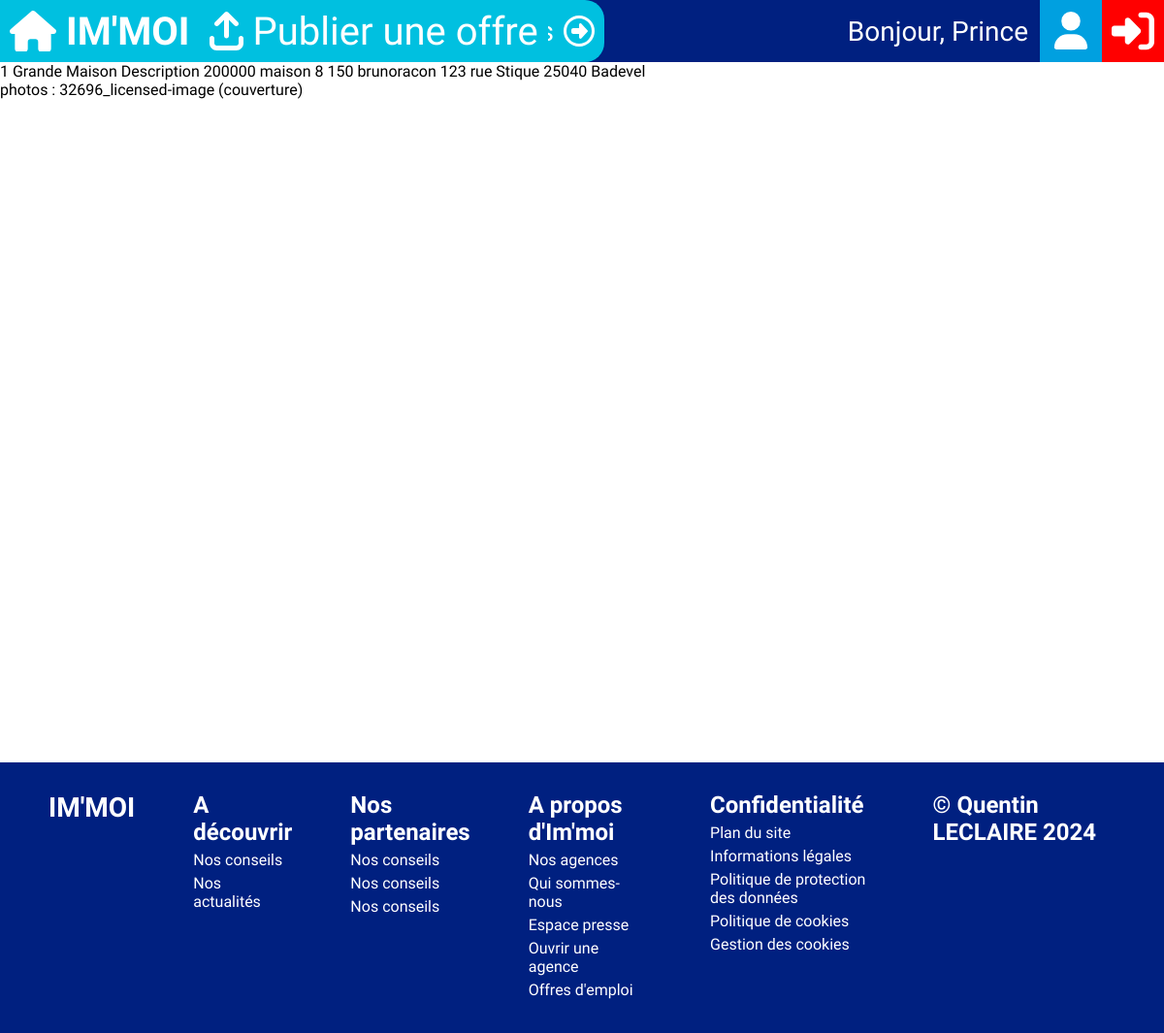
/offres/1 (signed in), run on the app's committed database.
### tables this page shows
CREATE TABLE bien(
idBien int(11) NOT NULL,
nom varchar(32) NOT NULL,
description text,
prixLocation float,
prixVente float,
categorie varchar(20),
nbPieces int,
nbEtages int,
surface int NOT NULL,
numAppart int,
idUtilisateur int(11) NOT NULL,
idAdresse int(11) NOT NULL
);

CREATE TABLE utilisateur(
idUtilisateur int(11) NOT NULL,
username varchar(32) NOT NULL,
password varchar(64) NOT NULL,
nom varchar(40),
prenom varchar(40),
telephone varchar(20),
email varchar(80) NOT NULL,
idAdresse int(11),
estAgent boolean,
agence int(11)
);

CREATE TABLE adresse (
idAdresse int(11) NOT NULL,
nomVoie text NOT NULL,
zipcode varchar(10) NOT NULL,
localite varchar(45) NOT NULL
);

CREATE TABLE photo (
idPhoto int(11) NOT NULL,
nom varchar(128) NOT NULL,
couverture boolean,
idBien int(11) NOT NULL
);

### Models/managers/BienManager.php (called while the page is built, shortened)
<?php
require_once "Models/data/Bien.class.php";
require_once "Models/Model.class.php";
class BienManager extends BDConnexion{
    private $bienlist;
    public function ajoutBien($bien){
        $this->bienlist[] = $bien;
    }
    public function chargementBienlist(){
        $req = $this->getBDD()->prepare('SELECT * FROM bien');
        $req->execute();
        $listeBien = $req->fetchAll(PDO::FETCH_ASSOC);
    }
    public function getBienById($id)
    {
        for ($i = 0; $i < count($this->bienlist); $i++) {
            if ($this->bienlist[$i]->getId() == $id) {
                return $this->bienlist[$i];
            }
        }
    }
}

### Models/Model.class.php (called while the page is built, shortened)
<?php
abstract class BDConnexion{
    private static $pdo;
    private static function setBDD(){
        self::$pdo = new PDO('mysql:host=localhost;dbname=immoi;port=3308;charset=utf8', 'root', '');
        self::$pdo->setAttribute(PDO::ATTR_ERRMODE, PDO::ERRMODE_WARNING);
    }
    protected function getBDD(){
        return self::$pdo;
    }
}

### Models/data/Bien.class.php (called while the page is built, shortened)
<?php
class Bien{
    public function getId()                 {return $this->idBien;}
    public function getNom()                {return $this->nom;}
    public function getDescription()        {return $this->description;}
    public function getPrixVente()          {return $this->prixVente;}
    public function getCategorie()          {return $this->categorie;}
    public function getNbPieces()           {return $this->nbPieces;}
    public function getSurface()            {return $this->surface;}
    public function getUtilisateur()        {return $this->idUtilisateur;}
    public function getAdresse()            {return $this->idAdresse;}
}

### Controller/utilisateurController.php (called while the page is built, shortened)
<?php
class UtilisateurController{
    private $utilisateurManager;
    public function __construct() {
        require_once "Models/managers/UtilisateurManager.php";
        $this->utilisateurManager = new UtilisateurManager;
        $this->utilisateurManager->chargementUserlist();
    }
    public function getUtilisateursList(){
        return $this->utilisateurManager->getUserlist();
    }
}

### Models/managers/UtilisateurManager.php (called while the page is built, shortened)
<?php
require_once "Models/data/Utilisateur.class.php";
require_once "Models/Model.class.php";
class UtilisateurManager extends BDConnexion
{
    private $userlist = [];
    public function ajoutUtilisateur($utilisateur)
    {
        $this->userlist[] = $utilisateur;
    }
    public function getUserlist()
    {
        return $this->userlist;
    }
    public function chargementUserlist()
    {
        $req = $this->getBDD()->prepare('SELECT * FROM utilisateur');
        $req->execute();
        $listeUtilisateur = $req->fetchAll(PDO::FETCH_ASSOC);
        foreach ($listeUtilisateur as $value) {
            $user = new Utilisateur($value['idUtilisateur'], $value['username'], $value['password'], $value['nom'], $value['prenom'], $value['telephone'], $value['email'], $value['idAdresse'], $value['estAgent'], $value['agence']);
        }
    }
}

### Models/data/Utilisateur.class.php (called while the page is built, shortened)
<?php
class Utilisateur{
    public function getUsername()         {return $this->username;}
}

### Controller/adresseController.php (called while the page is built, shortened)
<?php
class AdresseController{
    private $adresseManager;
    public function __construct() {
        require_once "Models/managers/AdresseManager.php";
        $this->adresseManager = new AdresseManager;
        $this->adresseManager->chargementAdresselist();
    }
    public function getAdresselist(){
        return $this->adresseManager->getAdresselist();
    }
}

### Models/managers/AdresseManager.php (called while the page is built, shortened)
<?php
require_once "Models/data/Adresse.class.php";
require_once "Models/Model.class.php";
class AdresseManager extends BDConnexion
{
    private $adresselist;
    public function ajoutAdresse($adresse)
    {
        $this->adresselist[] = $adresse;
    }
    public function getAdresselist()
    {
        return $this->adresselist;
    }
    public function chargementAdresselist()
    {
        $req = $this->getBDD()->prepare('SELECT * FROM adresse');
        $req->execute();
        $listeAdresse = $req->fetchAll(PDO::FETCH_ASSOC);
        foreach ($listeAdresse as $value) {
            $adresse = new Adresse($value['idAdresse'], $value['nomVoie'], $value['zipcode'], $value['localite']);
        }
    }
}

### Models/data/Adresse.class.php (called while the page is built, shortened)
<?php
class Adresse{
    public function getNomVoie()         {return $this->nomVoie;}
    public function getZipcode()         {return $this->zipcode;}
    public function getLocalite()        {return $this->localite;}
}

### Controller/PhotoController.php (called while the page is built, shortened)
<?php
class PhotoController{
    private $photoManager;
    public function __construct() {
        require_once "Models/managers/PhotoManager.php";
        $this->photoManager = new PhotoManager;
        $this->photoManager->chargementPhotolist();
    }
    public function getPhotosByBien($id)
    {
        return $this->photoManager->getPhotosFromBien($id);
    }
}

### Models/managers/PhotoManager.php (called while the page is built, shortened)
<?php
require_once "Models/data/Photo.class.php";
require_once "Models/Model.class.php";
class PhotoManager extends BDConnexion{
    private $photolist;
    public function ajoutPhoto($photo){
        $this->photolist[] = $photo;
    }
    public function chargementPhotolist(){
        $req = $this->getBDD()->prepare('SELECT * FROM photo');
        $req->execute();
        $listePhoto = $req->fetchAll(PDO::FETCH_ASSOC);
        foreach($listePhoto as $value){
            $photo = new Photo($value['idPhoto'], $value['nom'], $value['idBien'], $value['couverture']);
        }
    }
    public function getPhotosFromBien($id){
        $listePhotos = [];
        if (isset($this->photolist)) {
            for ($i = 0; $i < count($this->photolist); $i++) {
                if ($this->photolist[$i]->getBien() == $id) {
                    $listePhotos[] = $this->photolist[$i];
                }
            }
        }
        return $listePhotos;
    }
}

### Models/data/Photo.class.php (called while the page is built, shortened)
<?php
class Photo{
    public function getNom()             {return $this->nom;}
    public function getBien()            {return $this->idBien;}
    public function getCouverture()      {return $this->couverture;}
}

### Views/BD/bien.view.php (the view, shortened to what this page needs)
<?php ob_start();
require_once "Controller/utilisateurController.php";
$utilisateurController = new UtilisateurController;
$DBuser = $utilisateurController->getUtilisateursList();
require_once "Controller/adresseController.php";
$adresseController = new AdresseController;
$DBadresse = $adresseController->getAdresseList();
require_once "Controller/photoController.php";
$photoController = new PhotoController;
?>
<section class="content">
    <td><?= $bien->getId(); ?></td>
    <td><?= $bien->getNom(); ?></td>
    <td><?= $bien->getDescription() ?></td>
    <td><?= $bien->getPrixVente() ?></td>
    <td><?= $bien->getCategorie() ?></td>
    <td><?= $bien->getNbPieces() ?></td>
    <td><?= $bien->getSurface() ?></td>
    <td><?= $DBuser[$bien->getUtilisateur() - 1]->getUsername(); ?></td>
    <td><?= $DBadresse[$bien->getAdresse() - 1]->getNomVoie() . " " . $DBadresse[$bien->getAdresse() - 1]->getZipcode() . " " . $DBadresse[$bien->getAdresse() - 1]->getLocalite(); ?></td>
    <div>photos :
        <?php $listephotos = $photoController->getPhotosByBien($bien->getId());
        foreach ($listephotos as $photo) {
            echo $photo->getNom();
            if ($photo->getCouverture()) {
                echo " (couverture)";
            }
            echo "<br>";
        } ?>
    </div>
</section>
<?php
require "Views/template.php";

### public/css/style.css (style rules this page uses)
:root { --main-blue: #0050B0; --light-blue: #00A0E0; --lighter-blue: #00C0E0; --lightest-blue: #50D0FF; --dark-blue: #002080; --darker-blue: #001050; }
* { padding: 0; margin: 0; box-sizing: border-box; font-family: 'Gabarito', sans-serif; }
body { min-height: 100vh; position: relative; }
.content { position: relative; margin-top: 64px; min-height: calc(100vh - 78px); height: fit-content; width: 100%; display: flex; flex-direction: column; }

### data on the page
bien: idBien "1", nom "Grande Maison", description "Description", prixVente "200000", categorie "maison", nbPieces "8", surface "150", idUtilisateur.username "brunoracon", idAdresse.nomVoie "123 rue Stique", idAdresse.zipcode "25040", idAdresse.localite "Badevel"
photo: nom "32696_licensed-image", couverture "(couverture)"

### other printed values
$bonjour "Prince"
